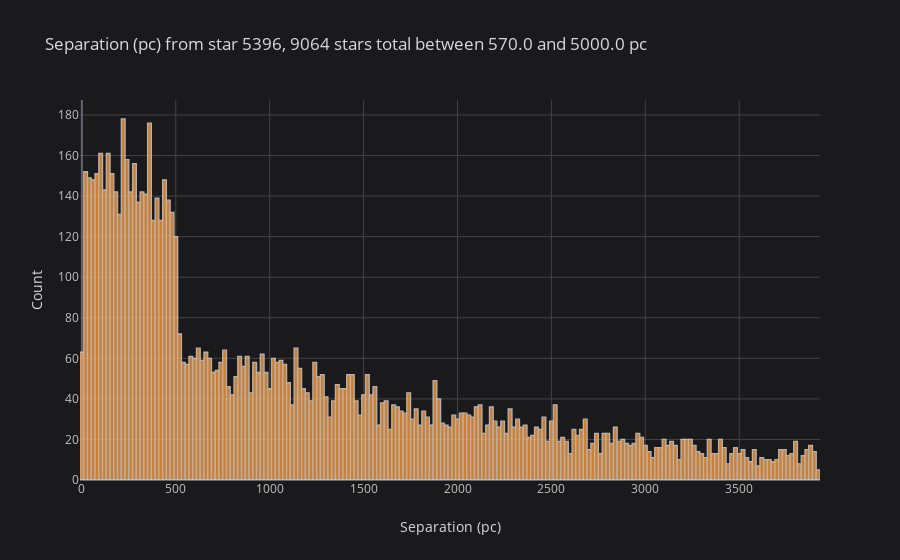

This figure's notebook cell:
### Markdown cell above
## Distributions

### Code cell
#
# look at the distance distribution for a single random star compared to all stars. testing function
start = time()

low = 570.0
high = 5000.0

close = egs.return_constraint(STARS,'Distance',low,high)
close_sc = egs.make_skycoord_list(close)

index = random.randint(0,len(close))
star = egs.make_single_skycoord(close,index)

sep = egs.compute_3d_separations(star,close)
df = DataFrame(sep,columns=["Separation"])

fig = df[["Separation"]].iplot(
    kind="hist", bins=200,
    title=str.format("Separation (pc) from star {}, {} stars total between {} and {} pc",
                    index,len(sep),low,high),
    xTitle='Separation (pc)',yTitle='Count')
egs.pprint_elapsed(start,_sys)
print()

### Figure 1 — Plotly figure (JSON) as saved in the notebook; plotly's stock layout.template omitted (floating-point values rounded to 4 significant figures; data arrays with more than 128 entries replaced by an {"elided": "..."} marker saying what was removed)
{"data": [{"histfunc": "count", "histnorm": "", "marker": {"color": "rgba(255, 153, 51, 1.0)", "line": {"color": "#D9D9D9", "width": 1.3}}, "name": "Separation", "nbinsx": 200, "opacity": 0.8, "orientation": "v", "type": "histogram", "x": {"elided": "9064 float values"}}], "layout": {"barmode": "overlay", "legend": {"bgcolor": "#1A1A1C", "font": {"color": "#D9D9D9"}}, "paper_bgcolor": "#1A1A1C", "plot_bgcolor": "#1A1A1C", "title": {"font": {"color": "#D9D9D9"}, "text": "Separation (pc) from star 5396, 9064 stars total between 570.0 and 5000.0 pc"}, "xaxis": {"gridcolor": "#434343", "showgrid": true, "tickfont": {"color": "#C2C2C2"}, "title": {"font": {"color": "#D9D9D9"}, "text": "Separation (pc)"}, "zerolinecolor": "#666570"}, "yaxis": {"gridcolor": "#434343", "showgrid": true, "tickfont": {"color": "#C2C2C2"}, "title": {"font": {"color": "#D9D9D9"}, "text": "Count"}, "zerolinecolor": "#666570"}}}
